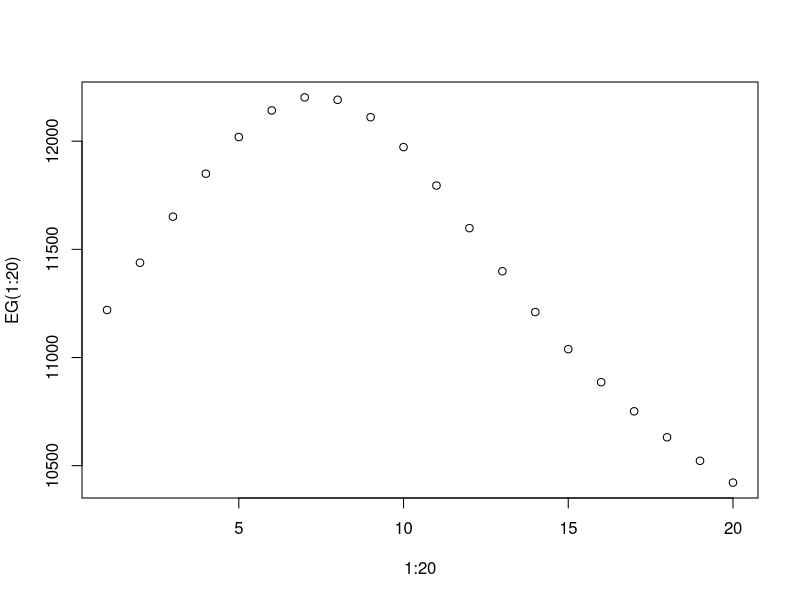

Reproduce this figure in R.
## ---- chunk 1
r <- function(x){
  return(round(x, digits = 2))
}
## ---- chunk 2
p <- 1 - pbinom(50, size=55, prob=0.83)
r(1 - pbinom(50, size=55, prob=0.83))
## ---- chunk 3
p
## ---- chunk 4
sum(dbinom(51:55, size=55, prob=0.83))
## ---- chunk 5
sum(choose(55,51:55)*(0.83)^(51:55)*(0.17)^(4:0))
## ---- chunk 6
55*0.83
## ---- chunk 7
220*55
## ---- chunk 8
p0 = pbinom(50, size = 55, prob = 0.83)
p1 = dbinom(51, size = 55, prob = 0.83)
p2 = dbinom(52, size = 55, prob = 0.83)
p3 = dbinom(53, size = 55, prob = 0.83)
p4 = dbinom(54, size = 55, prob = 0.83)
p5 = dbinom(55, size = 55, prob = 0.83)
p0
p1
p2
p3
p4
p5

## ---- chunk 9
ey <- 0*p0 + 1*p1 + 2*p2 + 3*p3 + 4*p4 + 5*p5
## ---- chunk 10
sum(1:5*dbinom(50+1:5, size=55, prob=0.83))
## ---- chunk 11
12100 - 370*ey
## ---- chunk 12
220*55 - 370*5
## ---- chunk 13
gm <- 220*55 - 370*ey - 2000*p
## ---- chunk 14
gm
## ---- chunk 15
g <- function(m){
  return(
    220*(50+m) 
    - 370*sum(1:m*dbinom(50+1:m, size=50+m, prob=0.83))
    - 2000*pbinom(50, size=50+m, prob=0.83, lower.tail = FALSE)     )
}
EG <- Vectorize(g)
## ---- chunk 16
g(5)
## ---- chunk 17
plot(1:20, EG(1:20))

